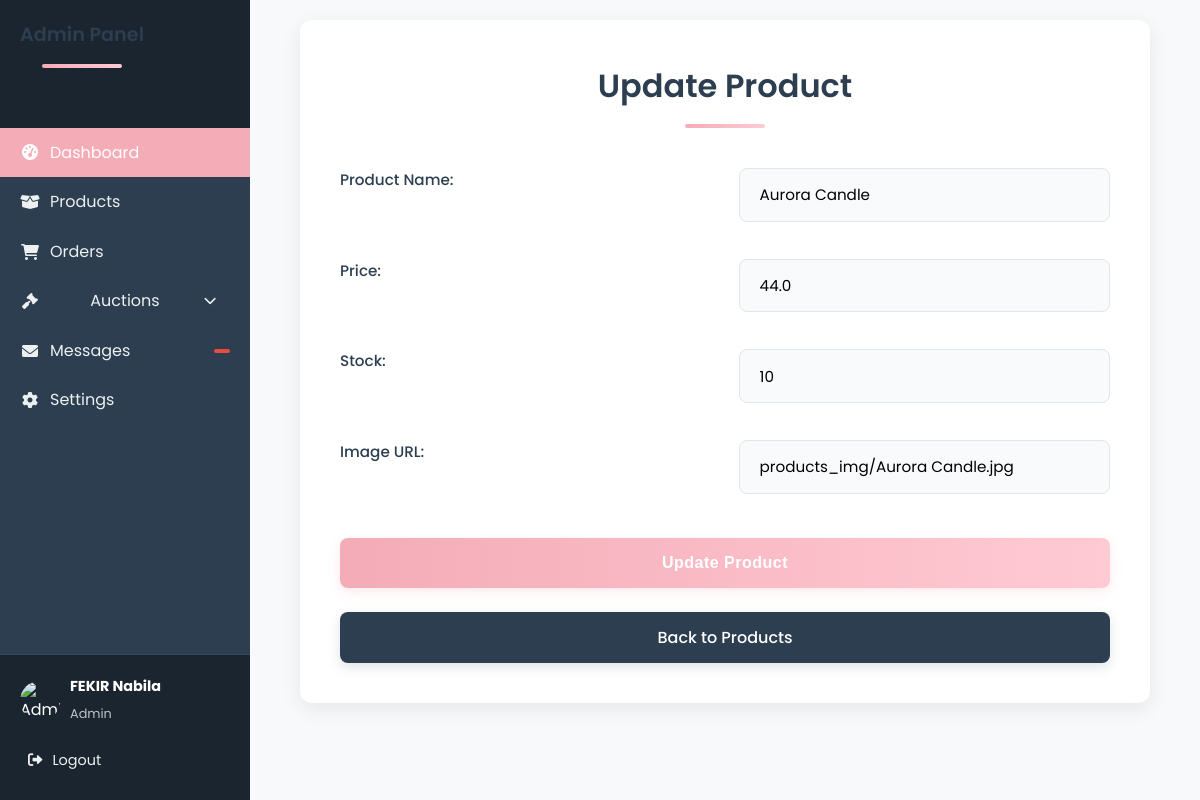
The page /update_product/1 (signed in) on the database as committed earlier.
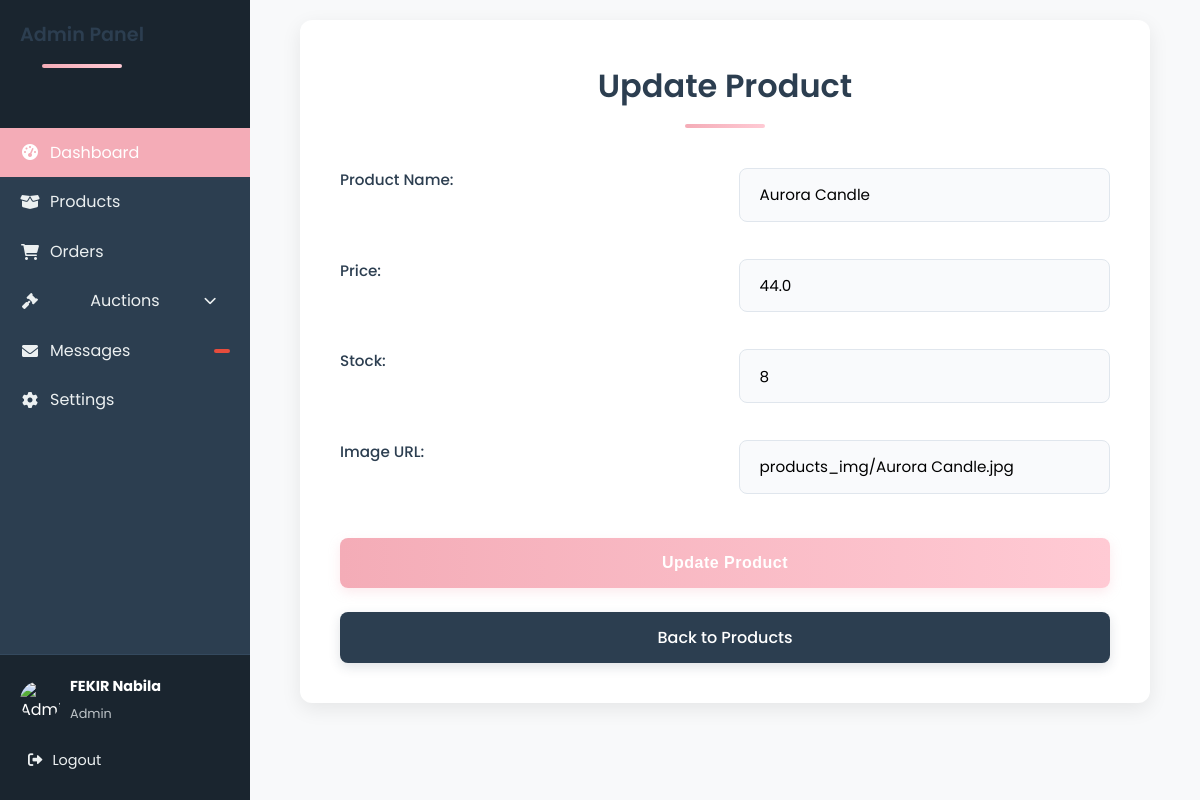
The same page on the database as committed later.
### tables this page shows
CREATE TABLE products (
            id INTEGER PRIMARY KEY AUTOINCREMENT,
            name TEXT NOT NULL,
            price REAL NOT NULL,
            stock INTEGER NOT NULL,
            image_url TEXT
        );

### app.py (the view, shortened to what this page needs)
@app.route("/update_product/<int:product_id>", methods=["GET", "POST"])
@login_required
def update_product(product_id):
    conn = get_db()
    product = conn.execute(
        "SELECT * FROM products WHERE id = ?", (product_id,)
    ).fetchone()
    return render_template("update_product.html", product=product)

### app.py (called while the page is built)
@login_manager.user_loader
def load_user(user_id):
    conn = get_db()
    user = conn.execute("SELECT * FROM users WHERE id = ?", (user_id,)).fetchone()
    conn.close()
    if user:
        return User(
            user["id"],
            user["FirstName"],
            user["LastName"],
            user["Email"],
            user["phoneNum"],
            user["password"],
            user["is_admin"],
        )
    return None

def get_db():
    conn = sqlite3.connect("database.db")
    conn.row_factory = sqlite3.Row
    return conn

### templates/update_product.html (shortened to what this page needs)
<!DOCTYPE html>
<html lang="en">
  <head>
    <link
      rel="stylesheet"
      href="{{ url_for('static', filename='admin_manipulation.css') }}" />
      <link
      rel="stylesheet"
      href="{{ url_for('static', filename='navbar.css') }}" />
    <link
      rel="stylesheet"
      href="https://cdnjs.cloudflare.com/ajax/libs/font-awesome/6.0.0/css/all.min.css" />
  </head>
  <body>
    <div class="admin-container">
        <aside class="sidebar">
            <div class="sidebar-header">
                <h2>Admin Panel</h2>
            </div>
            <ul class="sidebar-menu">
                <li class="active">
                    <a href="{{ url_for('home_admin') }}">
                        <i class="fas fa-tachometer-alt"></i>
                        <span>Dashboard</span>
                    </a>
                </li>
                <li >
                    <a href="{{ url_for('gestion_produits') }}">
                        <i class="fas fa-box-open"></i>
                        <span>Products</span>
                    </a>
                </li>
                <li >
                    <a href="{{ url_for('admin_orders') }}" >
                        <i class="fas fa-shopping-cart"></i>
                        <span>Orders</span>
                    </a>
                </li>
                <li class="has-submenu">
                    <a href="#" class="submenu-toggle">
                        <i class="fas fa-gavel"></i>
                        <span>Auctions</span>
                        <i class="fas fa-chevron-down dropdown-icon"></i>
                    </a>
                </li>
                <li>
                    <a href="{{ url_for('admin_messages') }}">
                        <i class="fas fa-envelope"></i>
                        <span>Messages</span>
                        <span class="badge">{{ message_count }}</span>
                    </a>
                </li>
                <li>
                    <a href="#">
                        <i class="fas fa-cog"></i>
                        <span>Settings</span>
                    </a>
                </li>
            </ul>
            <div class="sidebar-footer">
                <div class="user-profile">
                    <img src="{{ url_for('static', filename='img/admin-avatar.jpg') }}" alt="Admin" />
                    <div class="user-info">
                        <h4>{{ current_user.FirstName }} {{ current_user.LastName }}</h4>
                        <small>Admin</small>
                    </div>
                </div>
                <a href="{{ url_for('logout') }}" class="logout-btn">
                    <i class="fas fa-sign-out-alt"></i>
                    <span>Logout</span>
                </a>
            </div>
        </aside>
    <main class="main-content-area">
      <div class="content-wrapper">
        <div class="form-container">
          <h2>Update Product</h2>
          <form action="{{ url_for('update_product', product_id=product.id) }}" method="POST">
            <label for="name">Product Name:</label>
            <input type="text" name="name" value="{{ product.name }}" required />
            <label for="price">Price:</label>
            <input
              type="number"
              step="0.01"
              name="price"
              value="{{ product.price }}"
              required />
            <label for="stock">Stock:</label>
            <input type="number" name="stock" value="{{ product.stock }}" required />
            <label for="image_url">Image URL:</label>
            <input type="text" name="image_url" value="{{ product.image_url }}" />
            <button type="submit">Update Product</button>
          </form>
          <a href="{{ url_for('gestion_produits') }}" class="back-link">Back to Products</a>
        </div>
      </div>
    </main>
    </div>
  </body>
</html>

Rows that differ between the two databases and show on the page:
changed products "Aurora Candle": stock "10" → "8"
